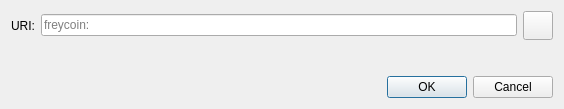
<?xml version="1.0" encoding="UTF-8"?>
<ui version="4.0">
 <class>OpenURIDialog</class>
 <widget class="QDialog" name="OpenURIDialog">
  <property name="geometry">
   <rect>
    <x>0</x>
    <y>0</y>
    <width>564</width>
    <height>109</height>
   </rect>
  </property>
  <property name="windowTitle">
   <string>Open Freycoin URI</string>
  </property>
  <layout class="QVBoxLayout" name="verticalLayout">
   <item>
    <layout class="QHBoxLayout" name="horizontalLayout">
     <item>
      <widget class="QLabel" name="label">
       <property name="text">
        <string>URI:</string>
       </property>
      </widget>
     </item>
     <item>
      <widget class="QValidatedLineEdit" name="uriEdit">
       <property name="placeholderText">
        <string notr="true">freycoin:</string>
       </property>
      </widget>
     </item>
     <item>
      <widget class="QToolButton" name="pasteButton">
       <property name="toolTip">
        <string extracomment="Tooltip text for button that allows you to paste an address that is in your clipboard.">Paste address from clipboard</string>
       </property>
       <property name="text">
        <string/>
       </property>
       <property name="icon">
        <iconset resource="../freycoin.qrc">
         <normaloff>:/icons/editpaste</normaloff>:/icons/editpaste
        </iconset>
       </property>
       <property name="iconSize">
        <size>
         <width>22</width>
         <height>22</height>
        </size>
       </property>
      </widget>
     </item>
    </layout>
   </item>
   <item>
    <spacer name="verticalSpacer">
     <property name="orientation">
      <enum>Qt::Vertical</enum>
     </property>
     <property name="sizeHint" stdset="0">
      <size>
       <width>20</width>
       <height>40</height>
      </size>
     </property>
    </spacer>
   </item>
   <item>
    <widget class="QDialogButtonBox" name="buttonBox">
     <property name="orientation">
      <enum>Qt::Horizontal</enum>
     </property>
     <property name="standardButtons">
      <set>QDialogButtonBox::Cancel|QDialogButtonBox::Ok</set>
     </property>
    </widget>
   </item>
  </layout>
 </widget>
 <customwidgets>
  <customwidget>
   <class>QValidatedLineEdit</class>
   <extends>QLineEdit</extends>
   <header>qt/qvalidatedlineedit.h</header>
  </customwidget>
 </customwidgets>
 <resources/>
 <connections>
  <connection>
   <sender>buttonBox</sender>
   <signal>accepted()</signal>
   <receiver>OpenURIDialog</receiver>
   <slot>accept()</slot>
   <hints>
    <hint type="sourcelabel">
     <x>248</x>
     <y>254</y>
    </hint>
    <hint type="destinationlabel">
     <x>157</x>
     <y>274</y>
    </hint>
   </hints>
  </connection>
  <connection>
   <sender>buttonBox</sender>
   <signal>rejected()</signal>
   <receiver>OpenURIDialog</receiver>
   <slot>reject()</slot>
   <hints>
    <hint type="sourcelabel">
     <x>316</x>
     <y>260</y>
    </hint>
    <hint type="destinationlabel">
     <x>286</x>
     <y>274</y>
    </hint>
   </hints>
  </connection>
 </connections>
</ui>
